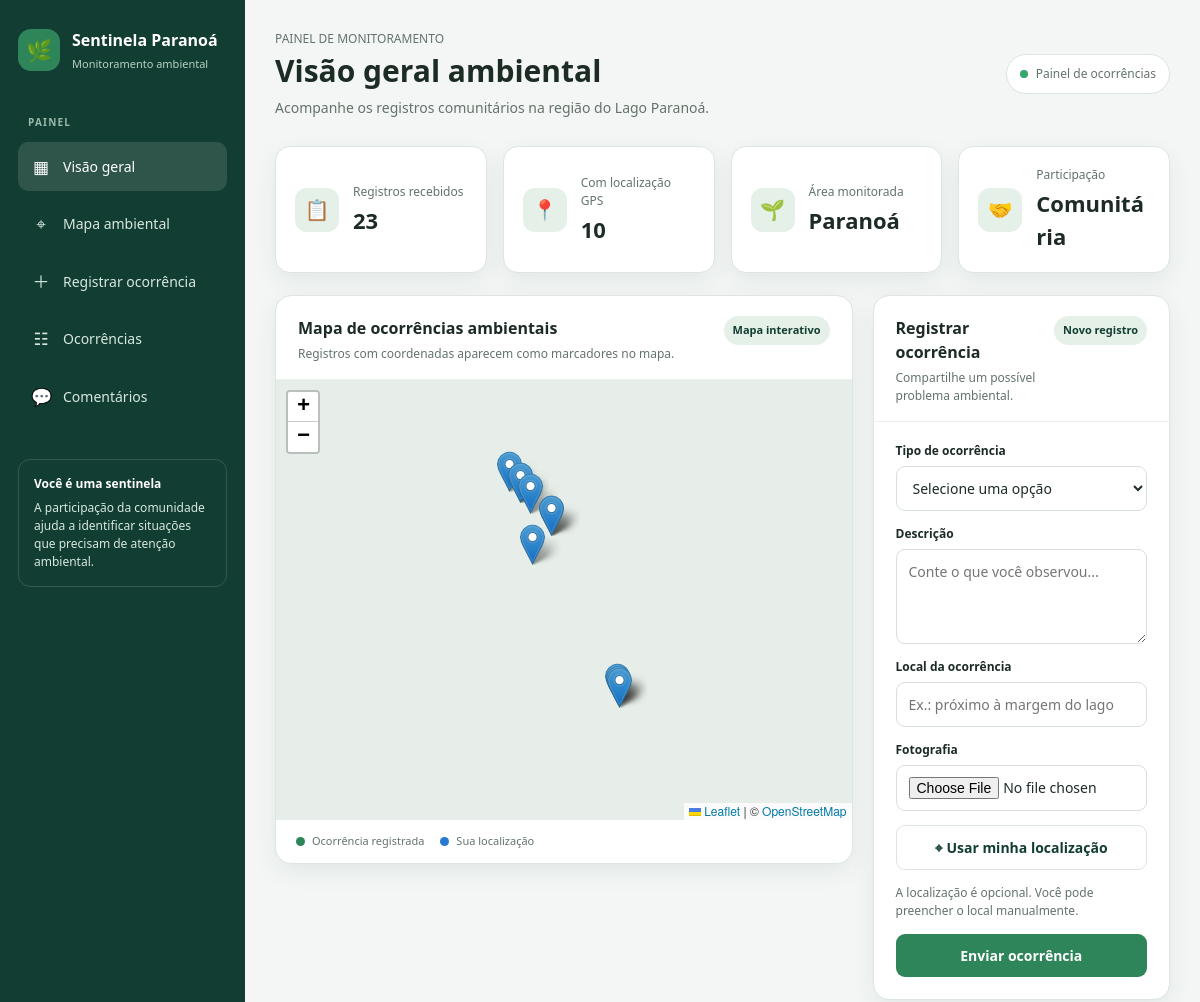
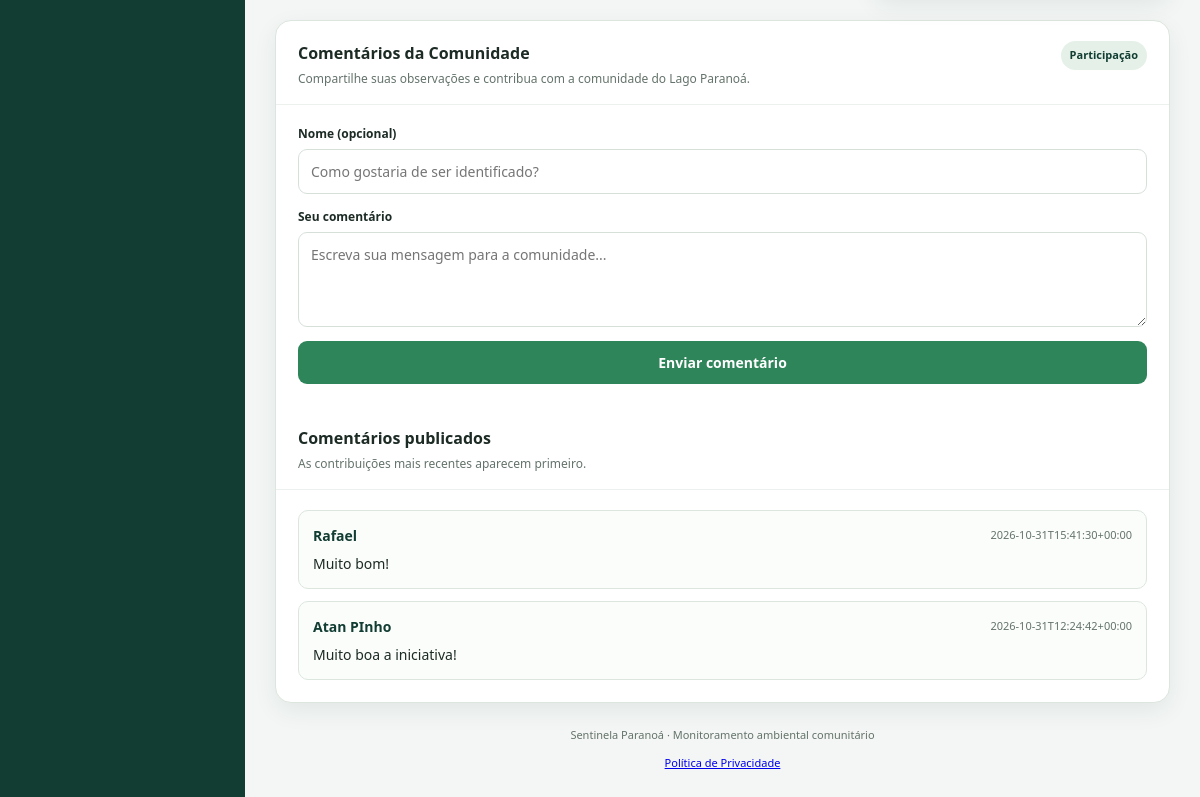
The page / on the database its author committed (2 pictures, top to bottom).
### tables this page shows
CREATE TABLE comentarios (
                id INTEGER PRIMARY KEY AUTOINCREMENT,
                nome TEXT,
                mensagem TEXT NOT NULL,
                data_registro TEXT NOT NULL
            );

### app/api/main.py (the view)
@app.get("/", response_class=HTMLResponse)
def pagina_inicial(request: Request):
    inicializar_banco()
    ocorrencias = buscar_ocorrencias()
    comentarios = buscar_comentarios()
    ocorrencias_com_gps = [
        {
            "id": ocorrencia["id"],
            "tipo_ocorrencia": ocorrencia["tipo_ocorrencia"],
            "descricao": ocorrencia["descricao"],
            "local": ocorrencia["local"],
            "latitude": ocorrencia["latitude"],
            "longitude": ocorrencia["longitude"],
            "data_registro": ocorrencia["data_registro"],
        }
        for ocorrencia in ocorrencias
        if ocorrencia["latitude"] is not None
        and ocorrencia["longitude"] is not None
    ]
    return templates.TemplateResponse(
        request=request,
        name="index.html",
        context={
            "ocorrencias": ocorrencias,
            "ocorrencias_com_gps": ocorrencias_com_gps,
            "comentarios": comentarios,
        },
    )

### app/templates/index.html (shortened to what this page needs)
<!DOCTYPE html>
<html lang="pt-BR">
<head>
    <link rel="stylesheet" href="/static/estilo.css">
    <link
        rel="stylesheet"
        href="https://unpkg.com/leaflet@1.9.4/dist/leaflet.css"
    >
</head>
<body>
<div class="aplicacao">
    <aside class="barra-lateral">
        <div class="marca">
            <div class="marca-icone" aria-hidden="true">🌿</div>
            <div>
                <strong>Sentinela Paranoá</strong>
                <span>Monitoramento ambiental</span>
            </div>
        </div>
        <p class="menu-titulo">Painel</p>
        <nav class="menu" aria-label="Navegação principal">
            <a class="ativo" href="#inicio">
                <span class="menu-icone">▦</span>
                Visão geral
            </a>
            <a href="#mapa-secao">
                <span class="menu-icone">⌖</span>
                Mapa ambiental
            </a>
            <a href="#registrar">
                <span class="menu-icone">＋</span>
                Registrar ocorrência
            </a>
            <a href="/ocorrencias">
                <span class="menu-icone">☷</span>
                Ocorrências
            </a>
            <a href="#comentarios">
                <span class="menu-icone">💬</span>
                Comentários
            </a>
        </nav>
        <div class="aviso-lateral">
            <strong>Você é uma sentinela</strong>
            A participação da comunidade ajuda a identificar situações
            que precisam de atenção ambiental.
        </div>
    </aside>
    <main class="conteudo" id="inicio">
        <header class="cabecalho">
            <div>
                <p class="sobretitulo">PAINEL DE MONITORAMENTO</p>
                <h1>Visão geral ambiental</h1>
                <p class="cabecalho-descricao">
                    Acompanhe os registros comunitários na região do Lago Paranoá.
                </p>
            </div>
            <div class="status-sistema">
                <span class="status-ponto" aria-hidden="true"></span>
                Painel de ocorrências
            </div>
        </header>
        <section class="indicadores" aria-label="Resumo das ocorrências">
            <article class="cartao-indicador">
                <div class="indicador-icone">📋</div>
                <div>
                    <p class="indicador-rotulo">Registros recebidos</p>
                    <p class="indicador-valor">{{ ocorrencias|length }}</p>
                </div>
            </article>
            <article class="cartao-indicador">
                <div class="indicador-icone">📍</div>
                <div>
                    <p class="indicador-rotulo">Com localização GPS</p>
                    <p class="indicador-valor">{{ ocorrencias_com_gps|length }}</p>
                </div>
            </article>
            <article class="cartao-indicador">
                <div class="indicador-icone">🌱</div>
                <div>
                    <p class="indicador-rotulo">Área monitorada</p>
                    <p class="indicador-valor">Paranoá</p>
                </div>
            </article>
            <article class="cartao-indicador">
                <div class="indicador-icone">🤝</div>
                <div>
                    <p class="indicador-rotulo">Participação</p>
                    <p class="indicador-valor">Comunitária</p>
                </div>
            </article>
        </section>
        <div class="grade-principal">
            <div class="coluna">
                <section class="cartao" id="mapa-secao">
                    <div class="cartao-cabecalho">
                        <div>
                            <h2>Mapa de ocorrências ambientais</h2>
                            <p>
                                Registros com coordenadas aparecem como
                                marcadores no mapa.
                            </p>
                        </div>
                        <span class="etiqueta">Mapa interativo</span>
                    </div>
                    <div
                        id="mapa"
                        role="region"
                        aria-label="Mapa das ocorrências ambientais"
                    ></div>
                    <div class="legenda-mapa">
                        <span class="legenda-item">
                            <span class="legenda-ponto"></span>
                            Ocorrência registrada
                        </span>
                        <span class="legenda-item">
                            <span class="legenda-ponto localizacao"></span>
                            Sua localização
                        </span>
                    </div>
                </section>
            </div>
            <div class="coluna">
                <section class="cartao" id="registrar">
                    <div class="cartao-cabecalho">
                        <div>
                            <h2>Registrar ocorrência</h2>
                            <p>
                                Compartilhe um possível problema ambiental.
                            </p>
                        </div>
                        <span class="etiqueta">Novo registro</span>
                    </div>
                    <form
                        class="formulario"
                        action="/ocorrencias"
                        method="post"
                        enctype="multipart/form-data"
                    >
                        <div class="campo">
                            <label for="tipo_ocorrencia">
                                Tipo de ocorrência
                            </label>
                            <select
                                id="tipo_ocorrencia"
                                name="tipo_ocorrencia"
                                required
                            >
                                <option value="">Selecione uma opção</option>
                            </select>
                        </div>
                        <div class="campo">
                            <label for="descricao">Descrição</label>
                            <textarea
                                id="descricao"
                                name="descricao"
                                placeholder="Conte o que você observou..."
                                required
                            ></textarea>
                        </div>
                        <div class="campo">
                            <label for="local">Local da ocorrência</label>
                            <input
                                id="local"
                                name="local"
                                type="text"
                                placeholder="Ex.: próximo à margem do lago"
                                required
                            >
                        </div>
                        <div class="campo">
                            <label for="foto">Fotografia</label>
                            <input
                                id="foto"
                                name="foto"
                                type="file"
                                accept="image/jpeg,image/png,image/webp"
                                required
                            >
                        </div>
                        <button
                            class="botao botao-secundario"
                            type="button"
                            id="botao-localizacao"
                        >
                            ⌖ Usar minha localização
                        </button>
                        <p
                            class="status-localizacao"
                            id="status-localizacao"
                            role="status"
                            aria-live="polite"
                        >
                            A localização é opcional.
                            Você pode preencher o local manualmente.
                        </p>
                        <button class="botao" type="submit">
                            Enviar ocorrência
                        </button>
                    </form>
                </section>
            </div>
        </div>
        <section
            class="cartao secao-comentarios"
            id="comentarios"
            aria-labelledby="titulo-comentarios"
        >
            <div class="cartao-cabecalho">
                <div>
                    <h2 id="titulo-comentarios">
                        Comentários da Comunidade
                    </h2>
                    <p>
                        Compartilhe suas observações e contribua com a
                        comunidade do Lago Paranoá.
                    </p>
                </div>
                <span class="etiqueta">Participação</span>
            </div>
            <form
                class="formulario"
                action="/comentarios"
                method="post"
            >
                <div class="campo">
                    <label for="nome-comentario">
                        Nome (opcional)
                    </label>
                    <input
                        type="text"
                        id="nome-comentario"
                        name="nome"
                        maxlength="60"
                        placeholder="Como gostaria de ser identificado?"
                    >
                </div>
                <div class="campo">
                    <label for="mensagem-comentario">
                        Seu comentário
                    </label>
                    <textarea
                        id="mensagem-comentario"
                        name="mensagem"
                        maxlength="1000"
                        placeholder="Escreva sua mensagem para a comunidade..."
                        required
                    ></textarea>
                </div>
                <button class="botao" type="submit">
                    Enviar comentário
                </button>
            </form>
            <div class="cartao-cabecalho">
                <div>
                    <h2>Comentários publicados</h2>
                    <p>
                        As contribuições mais recentes aparecem primeiro.
                    </p>
                </div>
            </div>
            {% if comentarios %}
                <div class="lista-comentarios">
                    {% for comentario in comentarios %}
                        <article class="comentario-item">
                            <div class="comentario-identificacao">
                                <p class="comentario-nome">
                                    {% if comentario.nome %}
                                        {{ comentario.nome }}
                                    {% else %}
                                        Participante da comunidade
                                    {% endif %}
                                </p>
                                <time class="comentario-data">
                                    {{ comentario.data_registro }}
                                </time>
                            </div>
                            <p class="comentario-mensagem">{{ comentario.mensagem }}</p>
                        </article>
                    {% endfor %}
                </div>
            {% else %}
                <p class="comentarios-vazio">
                    Ainda não há comentários publicados.
                    Seja a primeira pessoa a compartilhar uma mensagem!
                </p>
            {% endif %}
        </section>
        <footer class="rodape">
            Sentinela Paranoá · Monitoramento ambiental comunitário
            <p>
                <a href="/politica-privacidade">Política de Privacidade</a>
            </p>
        </footer>
    </main>
</div>
</body>
</html>

### app/static/estilo.css (style rules this page uses)
:root { --verde: #2F855A; --verde-escuro: #123D32; --verde-claro: #E5F1E8; --fundo: #F3F6F4; --branco: #FFFFFF; --texto: #1D2B25; --texto-suave: #5F7067; --borda: #DCE5DE; --sombra: 0 8px 24px rgba(18, 61, 50, 0.08); }
* { box-sizing: border-box; }

### rows shown on the page
comentarios: nome "Rafael", data_registro "2026-10-31T15:41:30+00:00", mensagem "Muito bom!"
comentarios: nome "Atan PInho", data_registro "2026-10-31T12:24:42+00:00", mensagem "Muito boa a iniciativa!"

### other values the page prints
{{ ocorrencias|length }} "23"
{{ ocorrencias_com_gps|length }} "10"
